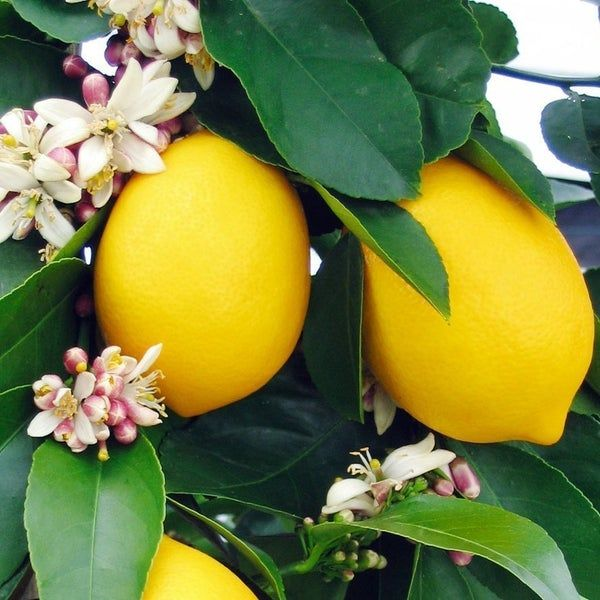
#> input picture Meyer.jpg, 600 x 600 px
$ python blackHAT_type7.py
#> lines starting #> are read from the running program, lines starting #| are printed output that depends on the picture; after the words box and inside, x2 and y2 are one past the last pixel; in counts of white or black regions, pixels touching at a corner belong together
# black-hat operation : used in enhancing dark objects of interest on a bright background.
# output : is the difference between the closing of the input image and the input image.

import cv2
import numpy as np
import matplotlib.pyplot as plt

# read the image
img = cv2.imread("Meyer.jpg", 0)
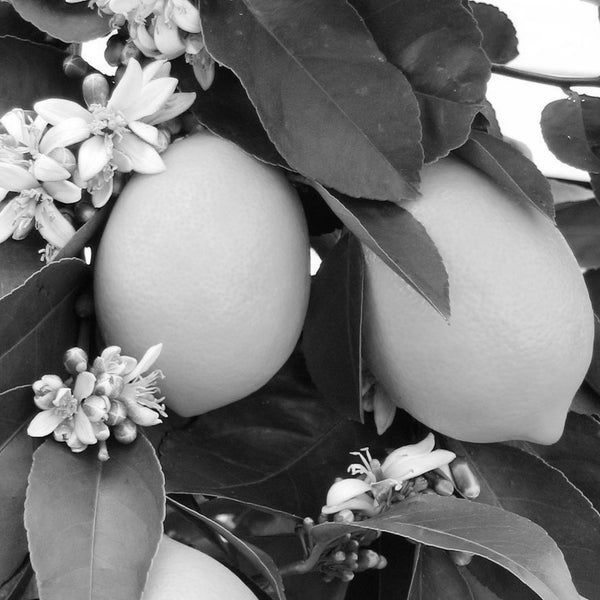
#> img: shape (600, 600); min 0, max 255, mean 119.9

# binarize the image
binr = cv2.threshold(img, 0, 255, cv2.THRESH_BINARY + cv2.THRESH_OTSU)[1]
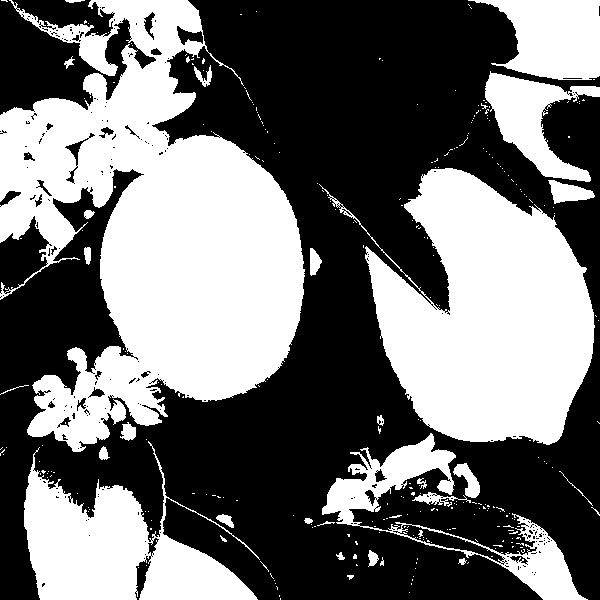
#> binr: shape (600, 600); 44.3% white; 294 white regions (262 under 20 px), largest, box (x1, y1, x2, y2) and area: (0, 0, 305, 452) 74838, (319, 168, 595, 445) 42704, (24, 441, 260, 600) 17418

# define the kernel
kernel = np.ones((5, 5), np.uint8)

# invert the image
invert = cv2.bitwise_not(binr)

# use morph gradient
morph_gradient = cv2.morphologyEx(invert,
                                  cv2.MORPH_BLACKHAT,
                                  kernel)
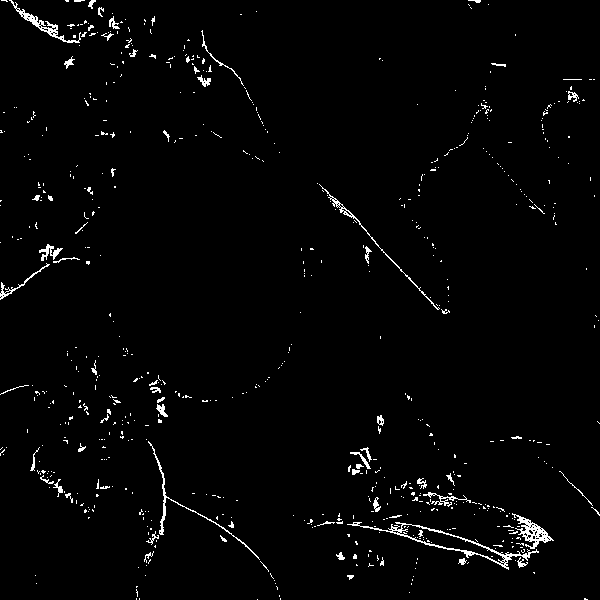
#> morph_gradient: shape (600, 600); 2% white in thin lines or dots
# print the output
plt.imshow(morph_gradient, cmap='gray')
cv2.imshow("morph", morph_gradient)
cv2.waitKey(0)
